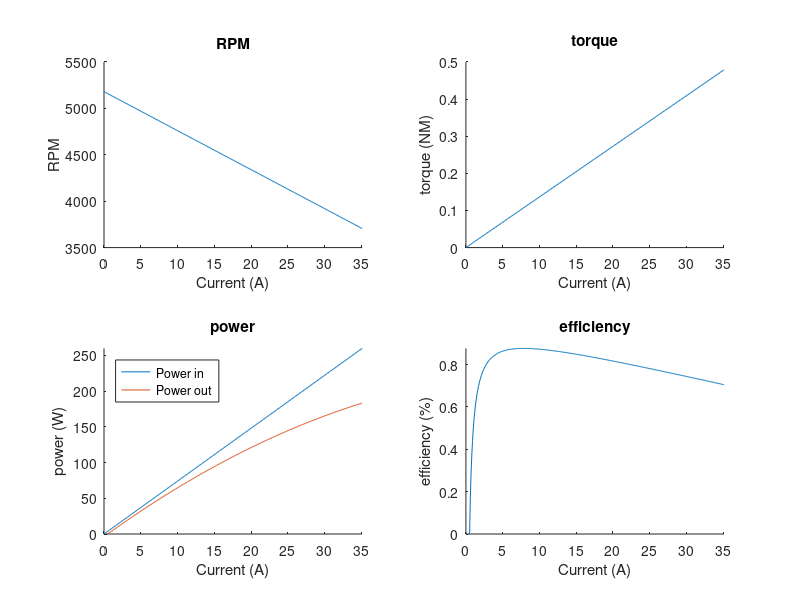

Reproduce this figure in MATLAB.
clc
clear
close all

% Physics model - BPRL copter in SITL
% This sets up the vehicle properties that are used in the simulation
% simple 480 size + quad based on strain quad in bprl lab

% check out: https://www.motocalc.com/motocalc.htm#topic_21
% Download at https://www.motocalc.com/

% setup the motors
% Tmotor MN3510 700KV - 12 x4

%%%%%% NEED TO COMPUTE MOIs and prop constants using thrust stand%%%%%%%

% locations (xyz) in m


motor(1).location = [[sind(0),cosd(0)]*480*0.5,0] * 0.001; % FRONT
motor(2).location = [[sind(90),cosd(90)]*480*0.5,0] * 0.001; % RIGHT
motor(3).location = [[sind(180),cosd(180)]*480*0.5,0] * 0.001; % BACK
motor(4).location = [[sind(270),cosd(270)]*480*0.5,0] * 0.001; % LEFT


% PWM output to use
motor(1).channel = 3;
motor(2).channel = 1;
motor(3).channel = 4;
motor(4).channel = 2;

% rotation direction: 1 = cw, -1 = ccw
motor(1).direction = 1;
motor(2).direction = -1;
motor(3).direction = 1;
motor(4).direction = -1;

% motor properties
electrical.kv = 700; % (rpm/volt) JS
electrical.no_load_current = [0.5,10]; % (A) @ (V) JS
electrical.resistance = 0.05; % (ohms) 50mOhms JS

% ESC properties
esc.resistance = 0.01; % (ohms)

% Propeller properties
% P 12 x 4 Tmotor prop
prop.diameter = 304 * 0.001; % (m) JS
prop.pitch = 101.6 * 0.001; % (m) JS
prop.num_blades = 2;
prop.PConst = 1.13; %% need to be changed
prop.TConst = 1; %% need to be changed
prop.mass = 14.5 * 0.001; % (kg) (only used for inertia) JS
prop.inertia = (1/12)*prop.mass*prop.diameter^2;% rotational inertia (kgm^2) (rod about center)

% assign properties to motors
for i = 1:4
    motor(i).electrical = electrical;
    motor(i).esc = esc;
    motor(i).prop = prop;
end

% Setup battery
battery.voltage = 14.8; % (volts) JS 
battery.resistance = 0.0034; % (ohms)
battery.capacity = 4.0; % (ah) JS

% Add all to vehicle
copter.motors = motor;
copter.battery = battery;
copter.mass = 1.915; % (kg) 1.855 without mocap arms JS 
%inertia = (2/5) * copter.mass * (0.48*0.2)^2; % (sphere)  ###~ dense compact to 1/5 length radius
copter.inertia = diag([0.0166,0.0166,0.034]);
copter.cd = [0.5;0.5;0.5];
copter.cd_ref_area = [1;1;1] * pi * (0.48*0.5)^2; % changed from 0.45

save('bprl_copter','copter')

% Plot motor curves
% http://www.bavaria-direct.co.za/constants/
% http://www.stefanv.com/rcstuff/qf200204.html
% Some calculators estimate heat and increase resistance with temp
% But then we have to estimate the power dissipation
% Max power for plot only
max_power = 260;
battery.voltage = battery.voltage * 0.50;

Kt = 1/(electrical.kv * ((2*pi)/60) ); % Convert Kv to rads/second

% plot the current from 0 to max power
amps = 0:0.1:max_power/battery.voltage;
power_in = amps * battery.voltage;

% voltage drop due to copper and esc
copper_drop = amps * electrical.resistance; 
esc_drop = amps * esc.resistance;

ideal_voltage = battery.voltage - copper_drop - esc_drop;
power_out = ideal_voltage .* (amps - electrical.no_load_current(1));
efficiency = power_out ./ power_in;

torque = Kt * amps;
rpm = ideal_voltage * electrical.kv;

% Plot motor characteristics
figure('name',sprintf('motor characteristics at %0.2f volts',battery.voltage))
subplot(2,2,1)
hold all
title('RPM')
plot(amps,rpm)
xlabel('Current (A)')
ylabel('RPM')
xlim([0,amps(end)])


subplot(2,2,2)
hold all
title('torque')
plot(amps,torque)
xlabel('Current (A)')
ylabel('torque (NM)')
xlim([0,amps(end)])

subplot(2,2,3)
hold all
title('power')
plot(amps,power_in)
plot(amps,power_out)
xlabel('Current (A)')
ylabel('power (W)')
ylim([0,inf])
xlim([0,amps(end)])
legend('Power in','Power out','location','northwest')

subplot(2,2,4)
hold all
title('efficiency')
plot(amps,efficiency)
xlabel('Current (A)')
ylabel('efficiency (%)')
ylim([0,inf])
xlim([0,amps(end)])
